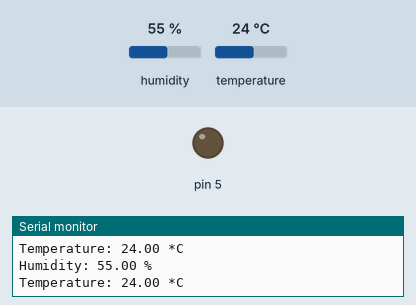
Recording of a sketch running on a simulated Arduino Uno, built with avr-gcc and run on an emulated ATmega328P. Parts: output pins drawn as LEDs (lit = HIGH), the last lines printed to the serial monitor. The inputs (shaded band) are chosen by the test bench; at power-on: humidity 55 %, temperature 24 °C.

Above: at 2.8 s.
2.9 s: humidity set to 58 %
5.6 s: humidity set to 61 %
At 7.2 s:
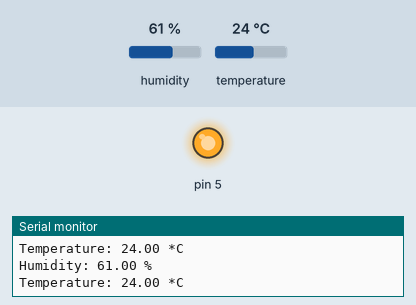
8.3 s: humidity set to 22 %
At 10.7 s:
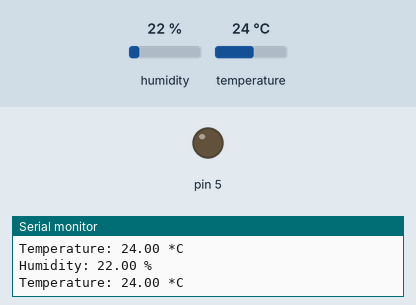
11.5 s: humidity set to 68 %
At 12.4 s:
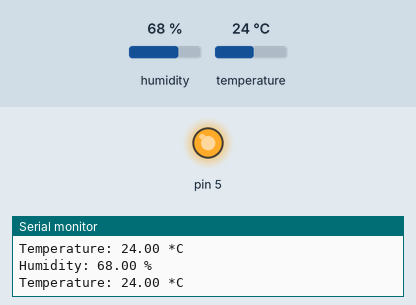
Timing chart, 0 to 14.5 s (numbered marks = the images above; inputs shaded):
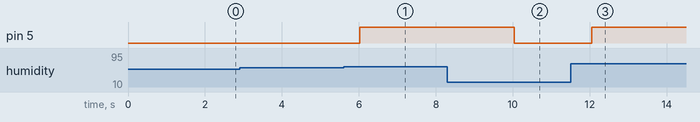

The sketch:

Rele_DHT_Sensor.ino
```cpp
#include "DHT.h"

#define DHTPIN 2     // Porta


//#define DHTTYPE DHT11   // DHT 11
#define DHTTYPE DHT22   // DHT 22  (AM2302), AM2321
//#define DHTTYPE DHT21   // DHT 21 (AM2301)

DHT dht(DHTPIN, DHTTYPE);

void setup() {

  Serial.begin(115200);

  //prepare GPIO2
  pinMode(5, OUTPUT);
  digitalWrite(5, LOW);
}


void loop(){

  dht.begin();

  double h = dht.readHumidity();
  // Read temperature as Celsius (the default)
  double t = dht.readTemperature();

  Serial.print("Humidity: ");
  Serial.print(h);
  Serial.print(" %\t");
  Serial.print("\n");
  Serial.print("Temperature: ");
  Serial.print(t);
  Serial.print(" *C ");
  Serial.print("\n");


  if(h < 60){
    digitalWrite(5, LOW);
  }

  if(h >= 60){
    digitalWrite(5, HIGH);
  }

  delay(2000);
}
```

Measured:
- the behaviour switches between 59 and 60 % on humidity (found by bisection; images 0 and 1)
- after the input at 5.6 s, pin 5: LOW → HIGH after 0.43 s
- after the input at 8.3 s, pin 5: HIGH → LOW after 1.7 s
- after the input at 11.5 s, pin 5: LOW → HIGH after 0.55 s
